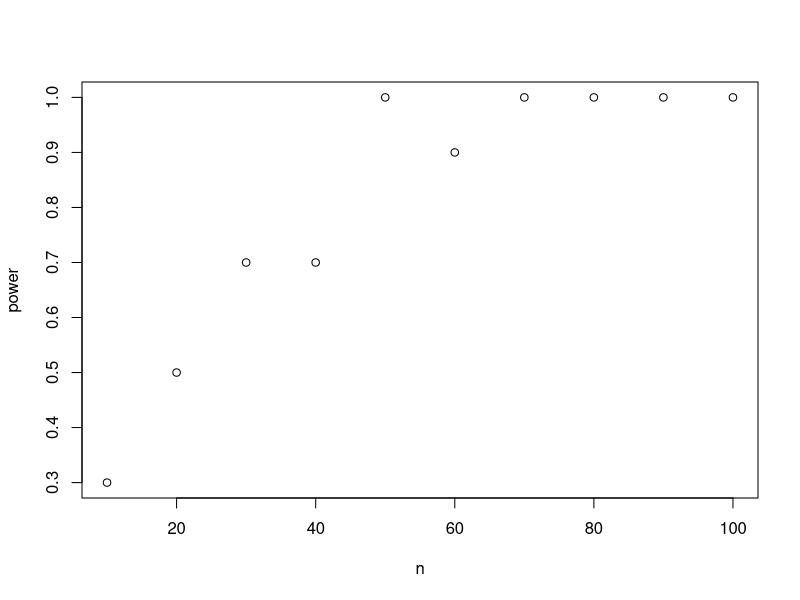
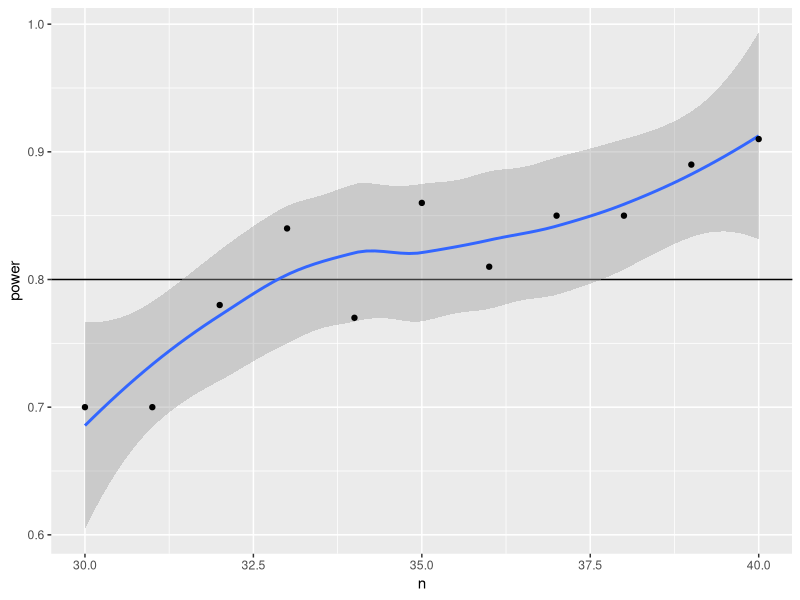

These figures' R source, in order: (Note: this script raises an error after producing the figures.)
## ---- chunk 1
knitr::opts_chunk$set(echo = TRUE)
library(tidyverse)
set.seed(1)
## ---- chunk 2
set.seed(1)
rnorm(1, 10)
## ---- chunk 3
set.seed(1)
rnorm(1)
## ---- chunk 4
set.seed(8675309)

simdat <- function(n) {
  tibble(
    id = 1:n,
    dv = rnorm(n, mean = 0.5, sd = 1)
  )
}

p <- replicate(100, lm(dv ~ 1, simdat(n = 34)) %>%
  broom::tidy() %>%
  pull(p.value))

mean(p < .05)
## ---- chunk 5
simdat(5) %>%
  kableExtra::kable(caption = "Demo table")
## ---- chunk 6
power.t.test(delta = 0.5, 
             sd = 1, 
             sig.level = 0.05, 
             power = .8,
             type = "one.sample")
## ---- chunk 7
anafunc <- function(n, reps = 100) {
  p <- replicate(reps, lm(dv ~ 1, simdat(n)) %>%
    broom::tidy() %>%
    pull(p.value))
  
  mean(p < .05)
}

anafunc(34)
## ---- chunk 8
n <- seq(10, 100, by = 10)

power <- map_dbl(n, anafunc, reps = 10)

plot(x = n, y = power)
## ---- chunk 9
power_table <- read_csv("power_table.csv", show_col_types = FALSE)

ggplot(power_table, aes(x = n, y = power)) +
  geom_hline(yintercept = 0.8) +
  geom_smooth() + 
  geom_point()
## ---- chunk 10
citation("reprores") %>% toBibtex()
## ---- chunk 11
# get parameters from data
score_mean <- mean(mtcars$mpg)
score_sd <- sd(mtcars$mpg)

# use parameters in sim function
simfunc <- function() {
  tibble(dv = rnorm(n, mean = score_mean, sd = score_sd))
}
